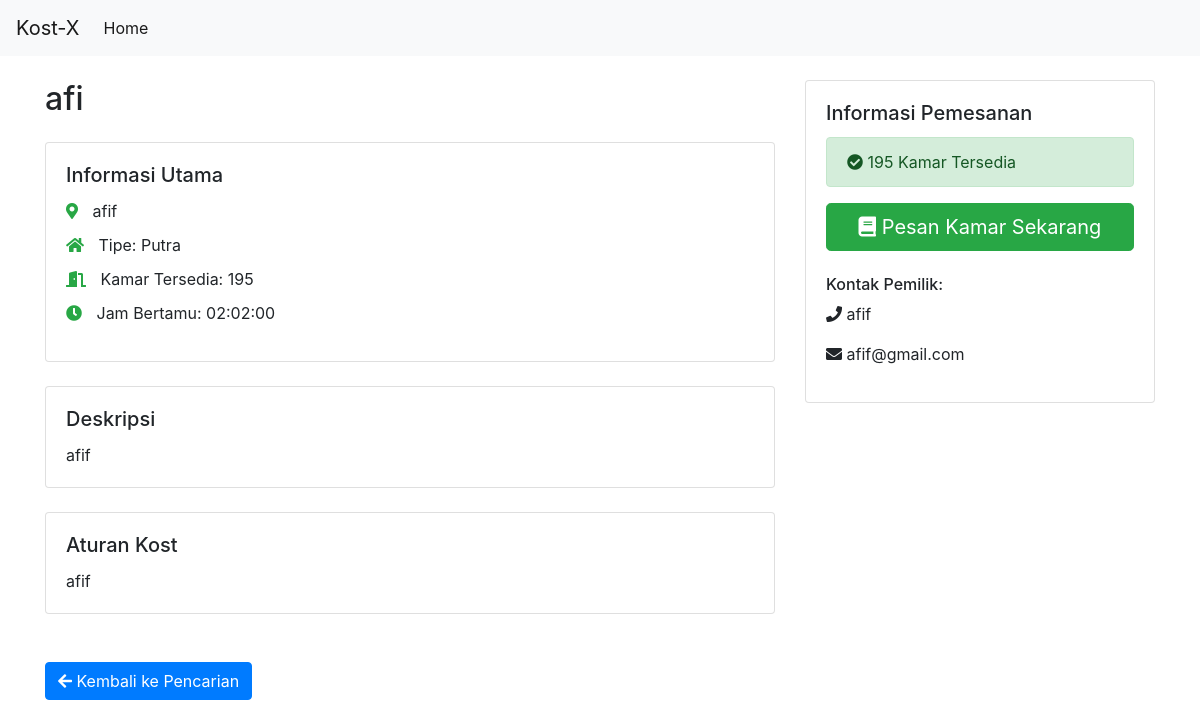
/cari-kost/detail?id=2 (signed in), run on the app's committed database.
### tables this page shows
CREATE TABLE `kost` (
  `id` int NOT NULL AUTO_INCREMENT,
  `nama_kost` varchar(100) DEFAULT NULL,
  `alamat` text,
  `latitude` decimal(10,8) DEFAULT NULL,
  `longitude` decimal(11,8) DEFAULT NULL,
  `deskripsi_umum` text,
  `tipe_kost` enum('Putra','Putri','Campur') DEFAULT NULL,
  `jam_bertamu` time DEFAULT NULL,
  `aturan_kost` text,
  `kontak_pemilik` varchar(15) DEFAULT NULL,
  `email_pemilik` varchar(50) DEFAULT NULL,
  `kamar_tersedia` int NOT NULL DEFAULT '0',
  `owner_id` int NOT NULL,
  PRIMARY KEY (`id`),
  KEY `owner_id` (`owner_id`),
  CONSTRAINT `kost_ibfk_1` FOREIGN KEY (`owner_id`) REFERENCES `users` (`id`)
);

### controllers/KostController.php (called while the page is built, shortened)
<?php
require_once '../models/Kost.php';
require_once '../config/Database.php';
class KostController
{
    private $model;
    public function __construct()
    {
        $database = new Database();
        $this->db = $database->getConnection();
        $this->model = new Kost($this->db);
    }
    public function getById($id)
    {
        global $bookingController;
        $kost = $this->model->getById($id);
        if (isset($_SESSION['user_id'])) {
            $activeBooking = $bookingController->getUserActiveBooking($_SESSION['user_id']);
        }
        return $kost;
    }
}

### config/database.php (called while the page is built, shortened)
<?php
class Database {
    private $host = 'localhost';
    private $db_name = 'kost-mpti';
    private $username = 'root';
    private $password = '';
    public function getConnection() {
        $this->conn = null;
        try {
            $this->conn = new PDO(
                "mysql:host=" . $this->host . ";dbname=" . $this->db_name,
                $this->username,
                $this->password
            );
            $this->conn->setAttribute(PDO::ATTR_ERRMODE, PDO::ERRMODE_EXCEPTION);
        } catch(PDOException $exception) {
            echo "Koneksi Error: " . $exception->getMessage();
        }
        return $this->conn;
    }
}

### models/Kost.php (called while the page is built, shortened)
<?php
class Kost
{
    private $table = "kost";
    private $conn;
    public function __construct($db)
    {
        $this->conn = $db;
    }
    public function getById($id)
    {
        $query = "SELECT * FROM " . $this->table . " WHERE id = :id";
        $stmt = $this->conn->prepare($query);
        $stmt->execute(['id' => $id]);
        return $stmt->fetch(PDO::FETCH_ASSOC);
    }
}

### controllers/BookingController.php (called while the page is built, shortened)
<?php
require_once '../models/Booking.php';
require_once '../config/Database.php';
class BookingController {
    private $bookingModel;
    public function __construct() {
        $database = new Database();
        $this->db = $database->getConnection();
        $this->bookingModel = new Booking($this->db);
    }
    public function getUserActiveBooking($user_id) {
        return $this->bookingModel->getUserActiveBooking($user_id);
    }
}

### models/Booking.php (called while the page is built, shortened)
<?php
class Booking {
    private $table = "bookings";
    private $conn;
    public function __construct($db) {
        $this->conn = $db;
    }
    public function getUserActiveBooking($user_id) {
        $query = "SELECT b.*, k.nama_kost FROM " . $this->table . " b
                  JOIN kost k ON b.kost_id = k.id
                  WHERE b.user_id = :user_id AND b.status = 'active'
                  LIMIT 1";
        $stmt = $this->conn->prepare($query);
        $stmt->execute(['user_id' => $user_id]);
        return $stmt->fetch(PDO::FETCH_ASSOC);
    }
}

### views/pencari/detail.php (the view, shortened to what this page needs)
<!DOCTYPE html>
<html>
<head>
    <link rel="stylesheet" href="https://maxcdn.bootstrapcdn.com/bootstrap/4.5.2/css/bootstrap.min.css">
    <link rel="stylesheet" href="https://cdnjs.cloudflare.com/ajax/libs/font-awesome/5.15.4/css/all.min.css">
</head>
<body>
<?php include "../navbar.php"?>
    <div class="container my-4">
        <div class="row">
            <div class="col-lg-8">
                <h2 class="mb-4"><?php echo htmlspecialchars($kost['nama_kost']); ?></h2>
                <div class="card mb-4">
                    <div class="card-body">
                        <h5 class="card-title">Informasi Utama</h5>
                        <ul class="features-list">
                            <li><i class="fas fa-map-marker-alt"></i> <?php echo htmlspecialchars($kost['alamat']); ?></li>
                            <li><i class="fas fa-home"></i> Tipe: <?php echo htmlspecialchars($kost['tipe_kost']); ?></li>
                            <li><i class="fas fa-door-open"></i> Kamar Tersedia: <?php echo htmlspecialchars($kost['kamar_tersedia']); ?></li>
                            <li><i class="fas fa-clock"></i> Jam Bertamu: <?php echo htmlspecialchars($kost['jam_bertamu']); ?></li>
                        </ul>
                    </div>
                </div>
                <div class="card mb-4">
                    <div class="card-body">
                        <h5 class="card-title">Deskripsi</h5>
                        <p class="card-text"><?php echo nl2br(htmlspecialchars($kost['deskripsi_umum'])); ?></p>
                    </div>
                </div>
                <div class="card mb-4">
                    <div class="card-body">
                        <h5 class="card-title">Aturan Kost</h5>
                        <p class="card-text"><?php echo nl2br(htmlspecialchars($kost['aturan_kost'])); ?></p>
                    </div>
                </div>
            </div>
            <div class="col-lg-4">
                <div class="card booking-card">
                    <div class="card-body">
                        <h5 class="card-title">Informasi Pemesanan</h5>
                        <?php if($kost['kamar_tersedia'] > 0): ?>
                            <div class="alert alert-success">
                                <i class="fas fa-check-circle"></i> <?php echo $kost['kamar_tersedia']; ?> Kamar Tersedia
                            </div>
                            <?php if(isset($_SESSION['user_id'])): ?>
                                <?php if(!isset($activeBooking)): ?>
                                    <form action="/kost/book" method="POST">
                                        <button type="submit" class="btn btn-success btn-lg btn-block">
                                            <i class="fas fa-book"></i> Pesan Kamar Sekarang
                                        </button>
                                    </form>
                                <?php else: ?>
                                    <div class="alert alert-warning">
                                        <i class="fas fa-exclamation-circle"></i> Anda sudah memiliki pemesanan aktif
                                    </div>
                                <?php endif; ?>
                            <?php else: ?>
                                <div class="alert alert-info">
                                    <i class="fas fa-info-circle"></i> Silakan <a href="/login">login</a> untuk melakukan pemesanan
                                </div>
                            <?php endif; ?>
                        <?php else: ?>
                            <div class="alert alert-danger">
                                <i class="fas fa-times-circle"></i> Kamar Penuh
                            </div>
                        <?php endif; ?>
                        <div class="mt-4">
                            <h6>Kontak Pemilik:</h6>
                            <p><i class="fas fa-phone"></i> <?php echo htmlspecialchars($kost['kontak_pemilik']); ?></p>
                            <p><i class="fas fa-envelope"></i> <?php echo htmlspecialchars($kost['email_pemilik']); ?></p>
                        </div>
                    </div>
                </div>
            </div>
        </div>
        <div class="mt-4">
            <a href="/cari-kost" class="btn btn-primary">
                <i class="fas fa-arrow-left"></i> Kembali ke Pencarian
            </a>
        </div>
    </div>
</body>
</html>

### views/pencari/detail.php (style rules this page uses)
.features-list { list-style: none; padding-left: 0; }
.features-list li { margin-bottom: 10px; }
.features-list i { margin-right: 10px; color: #28a745; }
.booking-card { position: sticky; top: 20px; }

### data on the page
kost: nama_kost "afi", alamat "afif", tipe_kost "Putra", kamar_tersedia "195", jam_bertamu "02:02:00", deskripsi_umum "afif", aturan_kost "afif", kontak_pemilik "afif", email_pemilik "afif@gmail.com"
